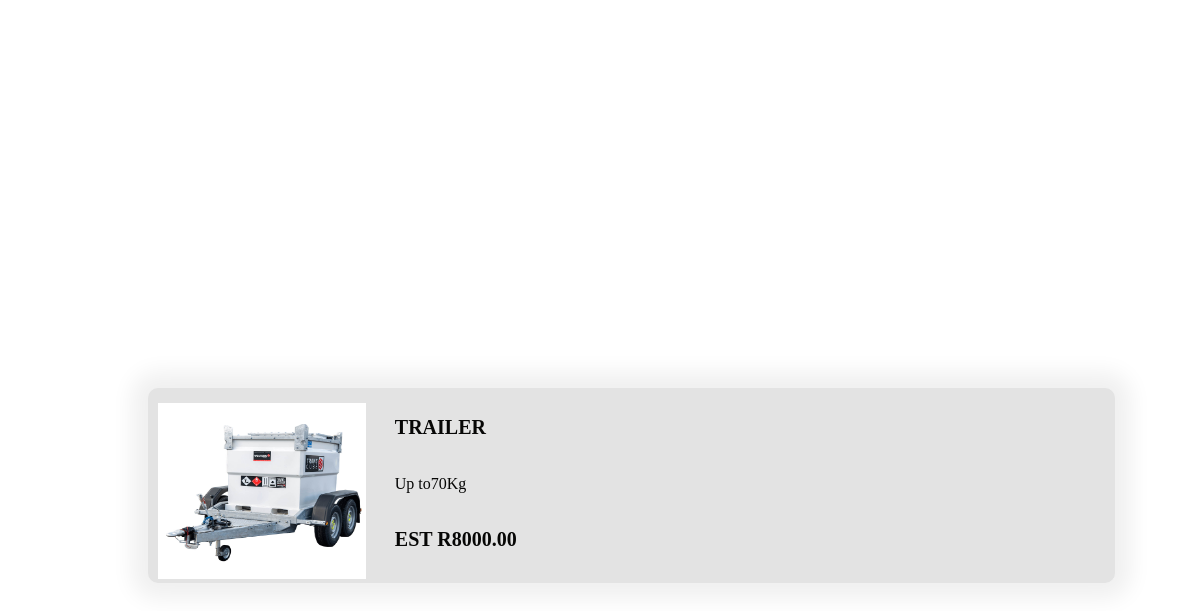
The app's page /Drivers/show/1/, older data.
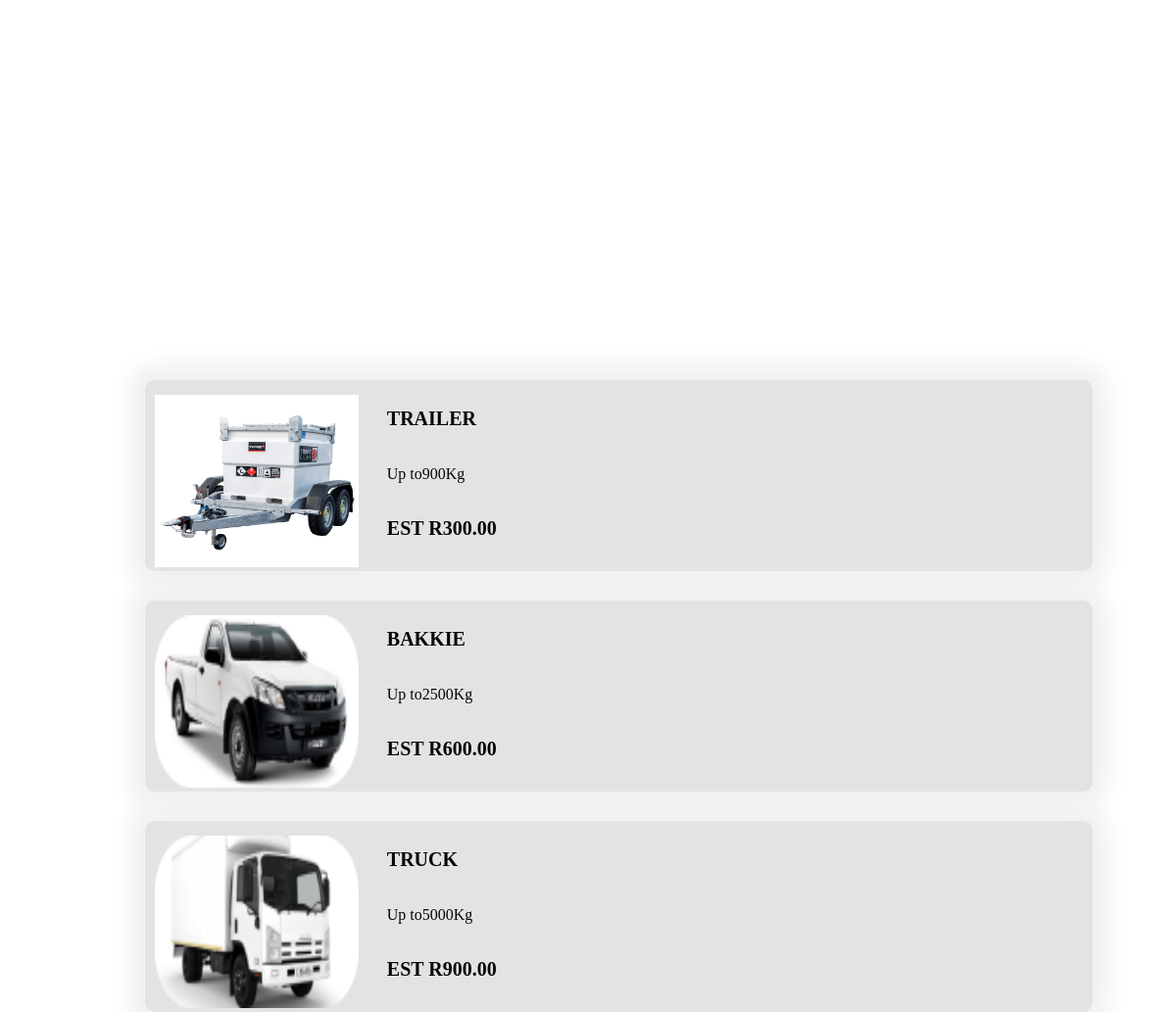
The same page, newer data.
### Driver/models.py (models this page shows, shortened)
class Vihicle(models.Model):
    Trailer ='Trailer'
    Bakkie ='Bakkie'
    Truck ='Truck'
    transportationChoice = [
        (Trailer,'Trailer'),
        (Bakkie,'Bakkie'),
        (Truck ,'Truck')
    ]
    transportation = models.CharField(max_length=7,choices=transportationChoice, default=Trailer )
    price = models.DecimalField(max_digits=6,decimal_places=2)
    weight = models.IntegerField()
    car_registration= models.ForeignKey(Driver,on_delete=models.PROTECT)
    image = models.ImageField()

### Driver/views.py (the view)
# urls.py: path('show/<int:relocate_id>/', views.displayVihicle, name='show'),
def displayVihicle(request,relocate_id):
    items = Vihicle.objects.all()
    context = {
        "items":items,
        "relocate_id": relocate_id
    }
    return render(request,"chooseride.html",context)

### templates/chooseride.html (shortened to what this page needs)
{% load static %}
<!DOCTYPE html>
<html lang="en">
   <head>
      <link rel="stylesheet" href= '{% static "ride.css" %}'>
      <link href='https://api.mapbox.com/mapbox-gl-js/v2.9.1/mapbox-gl.css' rel='stylesheet' />
   </head>
   <body>
         <div id='map' style='width: 100%; height: 300px;'></div>
         {% for item in items %}
         <div class="container" style="padding-bottom: 10%;">
            <div class="services_section_2">
               <div class="news_main" onclick="details({{item.id}}, {{item.distance}})">
                  <div class="news_section_left">
                     <div class="image_2"><img src="{{item.image.url}}" style="width: 13rem;height: 11rem;"></div>
                  </div>
                  <div class="news_section_right" >
                     <h1 class="great_text">{{item.transportation}}</h1>
                     <p class="dolor_text">Up to{{item.weight}}Kg</p>
                     <h1 class="great_text">est R{{item.price}}</h1>
                  </div>
               </div>
            </div>
         </div>
         {% endfor %}
   </body>
</html>

### MoveItProject/static/ride.css (style rules this page uses)
.news_main { width: 100%; float: right; padding-top: 40px; background-color: rgb(227, 227, 227); border-radius: 10px; padding: 15px 10px 0px 10px; box-shadow: 0px 0px 22px 16px #f0f0f0; margin-top: 30px; }
.news_section_left { width: 25%; float: left; }
.news_section_right { width: 50%; float: left; }
.great_text { width: 100%; float: left; font-size: 20px; color: #070706; text-transform: uppercase; font-weight: bold; }
.services_section_2 { width: 80%; margin-top: 50px; margin-left: 10rem; }
.dolor_text { width: 100%; float: left; font-size: 16px; color: #070706; margin-left: 0px; line-height: 30px; }
img { width: 20px; height: 20px; }

### templates/chooseride.html (style rules this page uses)
.news_main { cursor: pointer; }

Row changes from the older to the newer data that the page shows:
changed Vihicle "TRAILER": weight "70" → "900"; price "8000.00" → "300.00"
added Vihicle: image (picture), transportation "BAKKIE", weight "2500", price "600.00"
added Vihicle: image (picture), transportation "TRUCK", weight "5000", price "900.00"
